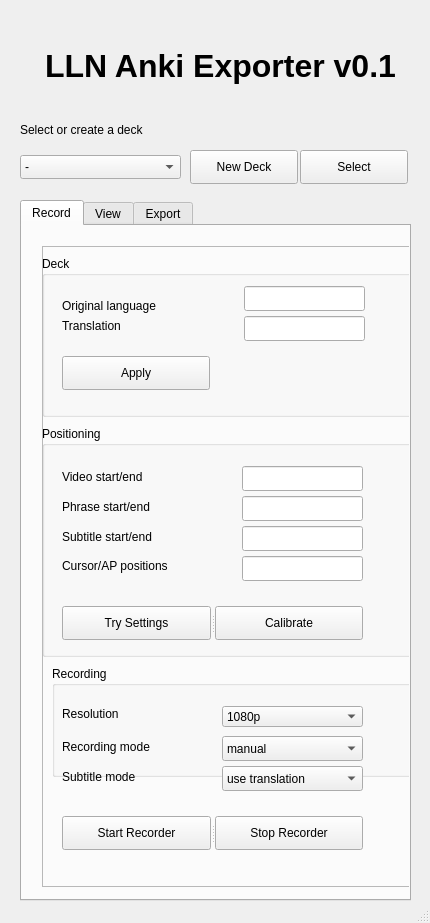
<?xml version="1.0" encoding="UTF-8"?>
<ui version="4.0">
 <class>MainWindow</class>
 <widget class="QMainWindow" name="MainWindow">
  <property name="geometry">
   <rect>
    <x>0</x>
    <y>0</y>
    <width>430</width>
    <height>923</height>
   </rect>
  </property>
  <property name="windowTitle">
   <string>LLN - Anki Exporter</string>
  </property>
  <widget class="QWidget" name="centralwidget">
   <widget class="QTabWidget" name="tabWidget">
    <property name="enabled">
     <bool>true</bool>
    </property>
    <property name="geometry">
     <rect>
      <x>20</x>
      <y>200</y>
      <width>391</width>
      <height>701</height>
     </rect>
    </property>
    <property name="currentIndex">
     <number>0</number>
    </property>
    <property name="documentMode">
     <bool>false</bool>
    </property>
    <widget class="QWidget" name="recordTab">
     <attribute name="title">
      <string>Record</string>
     </attribute>
     <widget class="QFrame" name="frame">
      <property name="geometry">
       <rect>
        <x>20</x>
        <y>20</y>
        <width>371</width>
        <height>641</height>
       </rect>
      </property>
      <property name="frameShape">
       <enum>QFrame::StyledPanel</enum>
      </property>
      <property name="frameShadow">
       <enum>QFrame::Raised</enum>
      </property>
      <widget class="QGroupBox" name="groupBox">
       <property name="geometry">
        <rect>
         <x>0</x>
         <y>180</y>
         <width>371</width>
         <height>231</height>
        </rect>
       </property>
       <property name="title">
        <string>Positioning</string>
       </property>
       <widget class="QLabel" name="label_19">
        <property name="geometry">
         <rect>
          <x>20</x>
          <y>70</y>
          <width>131</width>
          <height>21</height>
         </rect>
        </property>
        <property name="text">
         <string>Phrase start/end</string>
        </property>
       </widget>
       <widget class="QLabel" name="label_8">
        <property name="geometry">
         <rect>
          <x>20</x>
          <y>130</y>
          <width>171</width>
          <height>19</height>
         </rect>
        </property>
        <property name="text">
         <string>Cursor/AP positions</string>
        </property>
       </widget>
       <widget class="QLabel" name="label_16">
        <property name="geometry">
         <rect>
          <x>20</x>
          <y>40</y>
          <width>111</width>
          <height>21</height>
         </rect>
        </property>
        <property name="text">
         <string>Video start/end</string>
        </property>
       </widget>
       <widget class="QLabel" name="label_21">
        <property name="geometry">
         <rect>
          <x>20</x>
          <y>100</y>
          <width>141</width>
          <height>21</height>
         </rect>
        </property>
        <property name="text">
         <string>Subtitle start/end</string>
        </property>
       </widget>
       <widget class="QLineEdit" name="subtitlePositionLineEdit">
        <property name="geometry">
         <rect>
          <x>200</x>
          <y>100</y>
          <width>121</width>
          <height>25</height>
         </rect>
        </property>
       </widget>
       <widget class="QLineEdit" name="cursorApPositionLineEdit">
        <property name="geometry">
         <rect>
          <x>200</x>
          <y>130</y>
          <width>121</width>
          <height>25</height>
         </rect>
        </property>
       </widget>
       <widget class="QLineEdit" name="videoPositionLineEdit">
        <property name="geometry">
         <rect>
          <x>200</x>
          <y>40</y>
          <width>121</width>
          <height>25</height>
         </rect>
        </property>
       </widget>
       <widget class="QLineEdit" name="phrasePositionLineEdit">
        <property name="geometry">
         <rect>
          <x>200</x>
          <y>70</y>
          <width>121</width>
          <height>25</height>
         </rect>
        </property>
       </widget>
       <widget class="QSplitter" name="splitter">
        <property name="geometry">
         <rect>
          <x>20</x>
          <y>180</y>
          <width>301</width>
          <height>34</height>
         </rect>
        </property>
        <property name="orientation">
         <enum>Qt::Horizontal</enum>
        </property>
        <widget class="QPushButton" name="trySettingsButton">
         <property name="text">
          <string>Try Settings</string>
         </property>
        </widget>
        <widget class="QPushButton" name="calibrateButton">
         <property name="text">
          <string>Calibrate</string>
         </property>
        </widget>
       </widget>
      </widget>
      <widget class="QGroupBox" name="groupBox_2">
       <property name="geometry">
        <rect>
         <x>10</x>
         <y>420</y>
         <width>371</width>
         <height>111</height>
        </rect>
       </property>
       <property name="title">
        <string>Recording</string>
       </property>
       <widget class="QComboBox" name="resolutionBox">
        <property name="geometry">
         <rect>
          <x>170</x>
          <y>40</y>
          <width>141</width>
          <height>21</height>
         </rect>
        </property>
        <item>
         <property name="text">
          <string>1080p</string>
         </property>
        </item>
        <item>
         <property name="text">
          <string>2160p</string>
         </property>
        </item>
       </widget>
       <widget class="QLabel" name="label_15">
        <property name="geometry">
         <rect>
          <x>10</x>
          <y>40</y>
          <width>81</width>
          <height>16</height>
         </rect>
        </property>
        <property name="text">
         <string>Resolution</string>
        </property>
       </widget>
       <widget class="QComboBox" name="recordingModeBox">
        <property name="geometry">
         <rect>
          <x>170</x>
          <y>70</y>
          <width>141</width>
          <height>25</height>
         </rect>
        </property>
        <item>
         <property name="text">
          <string>manual</string>
         </property>
        </item>
        <item>
         <property name="text">
          <string>follow allong</string>
         </property>
        </item>
        <item>
         <property name="text">
          <string>fast forward</string>
         </property>
        </item>
       </widget>
       <widget class="QLabel" name="label_17">
        <property name="geometry">
         <rect>
          <x>10</x>
          <y>70</y>
          <width>141</width>
          <height>21</height>
         </rect>
        </property>
        <property name="text">
         <string>Recording mode</string>
        </property>
       </widget>
      </widget>
      <widget class="QGroupBox" name="groupBox_3">
       <property name="geometry">
        <rect>
         <x>0</x>
         <y>10</y>
         <width>371</width>
         <height>161</height>
        </rect>
       </property>
       <property name="title">
        <string>Deck </string>
       </property>
       <widget class="QLineEdit" name="translationLineEdit">
        <property name="geometry">
         <rect>
          <x>202</x>
          <y>60</y>
          <width>121</width>
          <height>25</height>
         </rect>
        </property>
       </widget>
       <widget class="QLabel" name="label_10">
        <property name="geometry">
         <rect>
          <x>20</x>
          <y>60</y>
          <width>171</width>
          <height>19</height>
         </rect>
        </property>
        <property name="text">
         <string>Translation</string>
        </property>
       </widget>
       <widget class="QLineEdit" name="originalLanguageLineEdit">
        <property name="geometry">
         <rect>
          <x>202</x>
          <y>30</y>
          <width>121</width>
          <height>25</height>
         </rect>
        </property>
       </widget>
       <widget class="QLabel" name="label_9">
        <property name="geometry">
         <rect>
          <x>20</x>
          <y>40</y>
          <width>171</width>
          <height>19</height>
         </rect>
        </property>
        <property name="text">
         <string>Original language</string>
        </property>
       </widget>
       <widget class="QPushButton" name="applyDeckChangesButton">
        <property name="geometry">
         <rect>
          <x>20</x>
          <y>100</y>
          <width>148</width>
          <height>34</height>
         </rect>
        </property>
        <property name="text">
         <string>Apply</string>
        </property>
       </widget>
      </widget>
      <widget class="QLabel" name="label_18">
       <property name="geometry">
        <rect>
         <x>20</x>
         <y>520</y>
         <width>141</width>
         <height>21</height>
        </rect>
       </property>
       <property name="text">
        <string>Subtitle mode</string>
       </property>
      </widget>
      <widget class="QComboBox" name="subtitleModeBox">
       <property name="geometry">
        <rect>
         <x>180</x>
         <y>520</y>
         <width>141</width>
         <height>25</height>
        </rect>
       </property>
       <item>
        <property name="text">
         <string>use translation</string>
        </property>
       </item>
       <item>
        <property name="text">
         <string>ignore translation</string>
        </property>
       </item>
      </widget>
      <widget class="QSplitter" name="splitter_8">
       <property name="geometry">
        <rect>
         <x>20</x>
         <y>570</y>
         <width>301</width>
         <height>34</height>
        </rect>
       </property>
       <property name="orientation">
        <enum>Qt::Horizontal</enum>
       </property>
       <widget class="QPushButton" name="startRecorderButton">
        <property name="text">
         <string>Start Recorder</string>
        </property>
       </widget>
       <widget class="QPushButton" name="stopRecorderButton">
        <property name="text">
         <string>Stop Recorder</string>
        </property>
       </widget>
      </widget>
     </widget>
    </widget>
    <widget class="QWidget" name="viewTab">
     <attribute name="title">
      <string>View</string>
     </attribute>
     <widget class="QLabel" name="label_7">
      <property name="geometry">
       <rect>
        <x>140</x>
        <y>370</y>
        <width>111</width>
        <height>20</height>
       </rect>
      </property>
      <property name="text">
       <string>Card # of </string>
      </property>
      <property name="alignment">
       <set>Qt::AlignCenter</set>
      </property>
     </widget>
     <widget class="QLabel" name="deckSubLabel">
      <property name="geometry">
       <rect>
        <x>30</x>
        <y>260</y>
        <width>331</width>
        <height>31</height>
       </rect>
      </property>
      <property name="text">
       <string/>
      </property>
      <property name="pixmap">
       <pixmap>C:/Users/domen/.designer/backup/data/c.png</pixmap>
      </property>
      <property name="scaledContents">
       <bool>true</bool>
      </property>
     </widget>
     <widget class="QLabel" name="deckPhoto">
      <property name="geometry">
       <rect>
        <x>20</x>
        <y>40</y>
        <width>351</width>
        <height>171</height>
       </rect>
      </property>
      <property name="text">
       <string/>
      </property>
      <property name="pixmap">
       <pixmap>C:/Users/domen/.designer/backup/data/a.png</pixmap>
      </property>
      <property name="scaledContents">
       <bool>true</bool>
      </property>
     </widget>
     <widget class="QLabel" name="deckPhraseLabel">
      <property name="geometry">
       <rect>
        <x>30</x>
        <y>220</y>
        <width>331</width>
        <height>31</height>
       </rect>
      </property>
      <property name="text">
       <string/>
      </property>
      <property name="pixmap">
       <pixmap>C:/Users/domen/.designer/backup/data/b.png</pixmap>
      </property>
      <property name="scaledContents">
       <bool>true</bool>
      </property>
     </widget>
     <widget class="QGroupBox" name="groupBox_4">
      <property name="enabled">
       <bool>true</bool>
      </property>
      <property name="geometry">
       <rect>
        <x>0</x>
        <y>410</y>
        <width>381</width>
        <height>91</height>
       </rect>
      </property>
      <property name="title">
       <string>Settings</string>
      </property>
      <widget class="QCheckBox" name="showTranslationCheck">
       <property name="geometry">
        <rect>
         <x>10</x>
         <y>30</y>
         <width>211</width>
         <height>23</height>
        </rect>
       </property>
       <property name="text">
        <string>Show translation</string>
       </property>
       <property name="checked">
        <bool>true</bool>
       </property>
      </widget>
      <widget class="QCheckBox" name="importantCardCheck">
       <property name="geometry">
        <rect>
         <x>10</x>
         <y>50</y>
         <width>251</width>
         <height>23</height>
        </rect>
       </property>
       <property name="text">
        <string>Mark current card as important</string>
       </property>
      </widget>
     </widget>
     <widget class="QLabel" name="label">
      <property name="geometry">
       <rect>
        <x>10</x>
        <y>510</y>
        <width>131</width>
        <height>19</height>
       </rect>
      </property>
      <property name="text">
       <string>Deck description</string>
      </property>
     </widget>
     <widget class="QLabel" name="label_2">
      <property name="enabled">
       <bool>true</bool>
      </property>
      <property name="geometry">
       <rect>
        <x>20</x>
        <y>40</y>
        <width>0</width>
        <height>25</height>
       </rect>
      </property>
      <property name="autoFillBackground">
       <bool>false</bool>
      </property>
      <property name="text">
       <string/>
      </property>
      <property name="pixmap">
       <pixmap>C:/Users/domen/.designer/backup/data/star.png</pixmap>
      </property>
      <property name="scaledContents">
       <bool>true</bool>
      </property>
     </widget>
     <widget class="QPlainTextEdit" name="deckDescriptionTextEdit">
      <property name="geometry">
       <rect>
        <x>10</x>
        <y>546</y>
        <width>371</width>
        <height>111</height>
       </rect>
      </property>
     </widget>
     <widget class="QPushButton" name="previousImageButton">
      <property name="geometry">
       <rect>
        <x>10</x>
        <y>310</y>
        <width>61</width>
        <height>34</height>
       </rect>
      </property>
      <property name="text">
       <string>&lt;</string>
      </property>
     </widget>
     <widget class="QPushButton" name="nextImageButton">
      <property name="geometry">
       <rect>
        <x>314</x>
        <y>310</y>
        <width>61</width>
        <height>34</height>
       </rect>
      </property>
      <property name="text">
       <string>&gt;</string>
      </property>
     </widget>
     <widget class="QSplitter" name="splitter_10">
      <property name="geometry">
       <rect>
        <x>80</x>
        <y>310</y>
        <width>224</width>
        <height>34</height>
       </rect>
      </property>
      <property name="orientation">
       <enum>Qt::Horizontal</enum>
      </property>
      <widget class="QPushButton" name="deletePhraseButton">
       <property name="text">
        <string>Delete Phrase</string>
       </property>
      </widget>
      <widget class="QPushButton" name="resetDeckButton">
       <property name="text">
        <string>Reset Deck</string>
       </property>
      </widget>
     </widget>
    </widget>
    <widget class="QWidget" name="exportTab">
     <attribute name="title">
      <string>Export</string>
     </attribute>
     <widget class="QGroupBox" name="groupBox_5">
      <property name="geometry">
       <rect>
        <x>10</x>
        <y>20</y>
        <width>371</width>
        <height>371</height>
       </rect>
      </property>
      <property name="title">
       <string>Settings</string>
      </property>
      <widget class="QComboBox" name="ankiCardStyleBox">
       <property name="geometry">
        <rect>
         <x>201</x>
         <y>40</y>
         <width>141</width>
         <height>25</height>
        </rect>
       </property>
       <item>
        <property name="text">
         <string>Standard</string>
        </property>
       </item>
       <item>
        <property name="text">
         <string>Monolingual</string>
        </property>
       </item>
      </widget>
      <widget class="QLabel" name="label_3">
       <property name="geometry">
        <rect>
         <x>10</x>
         <y>40</y>
         <width>151</width>
         <height>19</height>
        </rect>
       </property>
       <property name="text">
        <string>Anki card style</string>
       </property>
      </widget>
      <widget class="QCheckBox" name="searchForIpaCheck">
       <property name="geometry">
        <rect>
         <x>10</x>
         <y>210</y>
         <width>251</width>
         <height>23</height>
        </rect>
       </property>
       <property name="text">
        <string>Find words in IPA dictionary</string>
       </property>
       <property name="checked">
        <bool>true</bool>
       </property>
      </widget>
      <widget class="QCheckBox" name="openCsvAfterwardsCheck">
       <property name="geometry">
        <rect>
         <x>10</x>
         <y>230</y>
         <width>251</width>
         <height>23</height>
        </rect>
       </property>
       <property name="text">
        <string>Open csv file after completion</string>
       </property>
      </widget>
      <widget class="QCheckBox" name="overwriteCsvCheck">
       <property name="geometry">
        <rect>
         <x>10</x>
         <y>250</y>
         <width>251</width>
         <height>23</height>
        </rect>
       </property>
       <property name="text">
        <string>Overwrite existing csv</string>
       </property>
      </widget>
      <widget class="QCheckBox" name="copyImagesToAnkiCheck">
       <property name="geometry">
        <rect>
         <x>10</x>
         <y>270</y>
         <width>361</width>
         <height>23</height>
        </rect>
       </property>
       <property name="text">
        <string>Copy images directly to Anki directory</string>
       </property>
       <property name="checked">
        <bool>true</bool>
       </property>
      </widget>
      <widget class="QTextEdit" name="cardStyleDescriptionTextEdit">
       <property name="geometry">
        <rect>
         <x>10</x>
         <y>80</y>
         <width>331</width>
         <height>107</height>
        </rect>
       </property>
       <property name="readOnly">
        <bool>true</bool>
       </property>
       <property name="html">
        <string>&lt;!DOCTYPE HTML PUBLIC &quot;-//W3C//DTD HTML 4.0//EN&quot; &quot;http://www.w3.org/TR/REC-html40/strict.dtd&quot;&gt;
&lt;html&gt;&lt;head&gt;&lt;meta name=&quot;qrichtext&quot; content=&quot;1&quot; /&gt;&lt;style type=&quot;text/css&quot;&gt;
p, li { white-space: pre-wrap; }
&lt;/style&gt;&lt;/head&gt;&lt;body style=&quot; font-family:'MS Shell Dlg 2'; font-size:8.25pt; font-weight:400; font-style:normal;&quot;&gt;
&lt;p style=&quot; margin-top:0px; margin-bottom:0px; margin-left:0px; margin-right:0px; -qt-block-indent:0; text-indent:0px;&quot;&gt;&lt;span style=&quot; font-size:8pt;&quot;&gt;The standard card style includes the image, phrase, translation, favorites and IPA transcription. Mongolingual doesn't filter out missing translations (like sounds or single subtitle).&lt;/span&gt;&lt;/p&gt;&lt;/body&gt;&lt;/html&gt;</string>
       </property>
      </widget>
      <widget class="QSplitter" name="splitter_11">
       <property name="geometry">
        <rect>
         <x>10</x>
         <y>310</y>
         <width>331</width>
         <height>34</height>
        </rect>
       </property>
       <property name="orientation">
        <enum>Qt::Horizontal</enum>
       </property>
       <widget class="QPushButton" name="exportCsvButton">
        <property name="text">
         <string>Export to CSV</string>
        </property>
       </widget>
       <widget class="QPushButton" name="importIntoAnkiButton">
        <property name="text">
         <string>Import into Anki</string>
        </property>
       </widget>
      </widget>
     </widget>
     <widget class="QLabel" name="label_5">
      <property name="enabled">
       <bool>false</bool>
      </property>
      <property name="geometry">
       <rect>
        <x>20</x>
        <y>400</y>
        <width>68</width>
        <height>19</height>
       </rect>
      </property>
      <property name="text">
       <string>Progress</string>
      </property>
     </widget>
     <widget class="QProgressBar" name="exportProgressBar">
      <property name="enabled">
       <bool>false</bool>
      </property>
      <property name="geometry">
       <rect>
        <x>20</x>
        <y>430</y>
        <width>331</width>
        <height>23</height>
       </rect>
      </property>
      <property name="value">
       <number>0</number>
      </property>
      <property name="textVisible">
       <bool>false</bool>
      </property>
      <property name="invertedAppearance">
       <bool>false</bool>
      </property>
     </widget>
     <widget class="QTextEdit" name="logOutputTextEdit">
      <property name="geometry">
       <rect>
        <x>20</x>
        <y>466</y>
        <width>331</width>
        <height>171</height>
       </rect>
      </property>
      <property name="readOnly">
       <bool>true</bool>
      </property>
      <property name="html">
       <string>&lt;!DOCTYPE HTML PUBLIC &quot;-//W3C//DTD HTML 4.0//EN&quot; &quot;http://www.w3.org/TR/REC-html40/strict.dtd&quot;&gt;
&lt;html&gt;&lt;head&gt;&lt;meta name=&quot;qrichtext&quot; content=&quot;1&quot; /&gt;&lt;style type=&quot;text/css&quot;&gt;
p, li { white-space: pre-wrap; }
&lt;/style&gt;&lt;/head&gt;&lt;body style=&quot; font-family:'MS Shell Dlg 2'; font-size:8.25pt; font-weight:400; font-style:normal;&quot;&gt;
&lt;p style=&quot;-qt-paragraph-type:empty; margin-top:0px; margin-bottom:0px; margin-left:0px; margin-right:0px; -qt-block-indent:0; text-indent:0px; font-size:8pt;&quot;&gt;&lt;br /&gt;&lt;/p&gt;&lt;/body&gt;&lt;/html&gt;</string>
      </property>
     </widget>
    </widget>
   </widget>
   <widget class="QLabel" name="label_11">
    <property name="geometry">
     <rect>
      <x>20</x>
      <y>120</y>
      <width>211</width>
      <height>19</height>
     </rect>
    </property>
    <property name="text">
     <string>Select or create a deck</string>
    </property>
   </widget>
   <widget class="QLabel" name="label_12">
    <property name="geometry">
     <rect>
      <x>40</x>
      <y>40</y>
      <width>361</width>
      <height>51</height>
     </rect>
    </property>
    <property name="font">
     <font>
      <family>Microsoft JhengHei UI</family>
      <pointsize>24</pointsize>
      <weight>75</weight>
      <bold>true</bold>
      <underline>false</underline>
      <strikeout>false</strikeout>
      <kerning>true</kerning>
     </font>
    </property>
    <property name="text">
     <string>LLN Anki Exporter v0.1</string>
    </property>
    <property name="alignment">
     <set>Qt::AlignCenter</set>
    </property>
   </widget>
   <widget class="QComboBox" name="deckSelectBox">
    <property name="geometry">
     <rect>
      <x>20</x>
      <y>155</y>
      <width>161</width>
      <height>24</height>
     </rect>
    </property>
    <item>
     <property name="text">
      <string>-</string>
     </property>
    </item>
   </widget>
   <widget class="QPushButton" name="newDeckButton">
    <property name="enabled">
     <bool>true</bool>
    </property>
    <property name="geometry">
     <rect>
      <x>190</x>
      <y>150</y>
      <width>108</width>
      <height>34</height>
     </rect>
    </property>
    <property name="text">
     <string>New Deck</string>
    </property>
   </widget>
   <widget class="QPushButton" name="selectDeckButton">
    <property name="geometry">
     <rect>
      <x>300</x>
      <y>150</y>
      <width>108</width>
      <height>34</height>
     </rect>
    </property>
    <property name="text">
     <string>Select</string>
    </property>
   </widget>
  </widget>
  <widget class="QStatusBar" name="statusbar"/>
  <action name="actionCopy">
   <property name="text">
    <string>Copy</string>
   </property>
  </action>
  <action name="actionPaste">
   <property name="text">
    <string>Paste</string>
   </property>
  </action>
  <action name="actionExport_Deck">
   <property name="text">
    <string>Export ..</string>
   </property>
   <property name="statusTip">
    <string>Export current deck to csv.</string>
   </property>
   <property name="shortcut">
    <string>Ctrl+E</string>
   </property>
  </action>
 </widget>
 <resources/>
 <connections/>
</ui>
